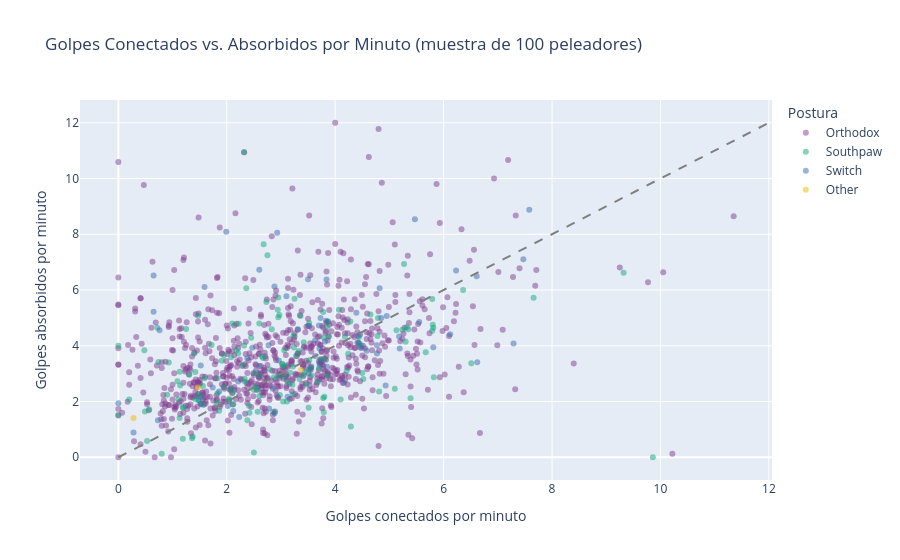

Notebook cell for this chart:
### Markdown cell above
### 5.5  Gráfico de Dispersión — Golpes Conectados vs. Absorbidos

¿Los peleadores que más golpean son también los que más castigo reciben? Cruzamos los golpes que un
peleador **conecta** por minuto contra los que **absorbe** por minuto, para ver si existe un perfil
"agresivo pero vulnerable" o si hay peleadores que golpean mucho sin recibir.

### Code cell
# ── Preparar datos: filtrar valores extremos para legibilidad ─────────────────
golpeo = df.dropna(subset=['str_landed_per_min', 'str_absorbed_per_min', 'stance']).copy()
golpeo = golpeo[
    (golpeo['str_landed_per_min'] <= 12) &
    (golpeo['str_absorbed_per_min'] <= 12) &
    (golpeo['total_fights'] >= 3)
]

# ── Muestra aleatoria para no saturar el gráfico ───────────────────────────────
golpeo = golpeo.sample(n=1000, random_state=42)

# ── Gráfico de dispersión interactivo ──────────────────────────────────────────
fig5 = px.scatter(
    golpeo,
    x='str_landed_per_min',
    y='str_absorbed_per_min',
    color='stance',
    hover_name='name',
    hover_data={'wins': True, 'losses': True},
    title='Golpes Conectados vs. Absorbidos por Minuto (muestra de 100 peleadores)',
    labels={
        'str_landed_per_min': 'Golpes conectados por minuto',
        'str_absorbed_per_min': 'Golpes absorbidos por minuto',
        'stance': 'Postura'
    },
    opacity=0.5,
    color_discrete_sequence=px.colors.qualitative.Bold,
    render_mode='svg'
)
fig5.add_shape(type='line', x0=0, y0=0, x1=12, y1=12,
               line=dict(dash='dash', color='gray'))
fig5.show()

### Figure 1 — Plotly figure (JSON) as saved in the notebook; plotly's stock layout.template omitted (floating-point values rounded to 4 significant figures; data arrays with more than 128 entries replaced by an {"elided": "..."} marker saying what was removed)
{"data": [{"customdata": {"elided": "765x2 int values"}, "hovertemplate": "<b>%{hovertext}</b><br><br>Postura=Orthodox<br>Golpes conectados por minuto=%{x}<br>Golpes absorbidos por minuto=%{y}<br>wins=%{customdata[0]}<br>losses=%{customdata[1]}<extra></extra>", "hovertext": {"elided": "765 str values"}, "legendgroup": "Orthodox", "marker": {"color": "rgb(127, 60, 141)", "opacity": 0.5, "symbol": "circle"}, "mode": "markers", "name": "Orthodox", "orientation": "v", "showlegend": true, "type": "scatter", "x": {"elided": "765 float values"}, "xaxis": "x", "y": {"elided": "765 float values"}, "yaxis": "y"}, {"customdata": {"elided": "163x2 int values"}, "hovertemplate": "<b>%{hovertext}</b><br><br>Postura=Southpaw<br>Golpes conectados por minuto=%{x}<br>Golpes absorbidos por minuto=%{y}<br>wins=%{customdata[0]}<br>losses=%{customdata[1]}<extra></extra>", "hovertext": {"elided": "163 str values"}, "legendgroup": "Southpaw", "marker": {"color": "rgb(17, 165, 121)", "opacity": 0.5, "symbol": "circle"}, "mode": "markers", "name": "Southpaw", "orientation": "v", "showlegend": true, "type": "scatter", "x": {"elided": "163 float values"}, "xaxis": "x", "y": {"elided": "163 float values"}, "yaxis": "y"}, {"customdata": {"elided": "69x2 int values"}, "hovertemplate": "<b>%{hovertext}</b><br><br>Postura=Switch<br>Golpes conectados por minuto=%{x}<br>Golpes absorbidos por minuto=%{y}<br>wins=%{customdata[0]}<br>losses=%{customdata[1]}<extra></extra>", "hovertext": ["Jean-Paul Lebosnoyani", "Aalon Cruz", "Mike van Arsdale", "Kamaru Usman", "Devin Smyth", "Kiefer Crosbie", "John Castaneda", "Korey Kuppe", "Mark Kerr", "Cameron Else", "Ben Nguyen", "Connor Matthews", "Ailin Perez", "Yuma Horiuchi", "Ronnie Lawrence", "Brandon Jenkins", "Brendan Loughnane", "Shuya Kamikubo", "Kaleio Romero", "Jay Perrin", "Shohei Nose", "Jhonoven Pati", "Steven Nguyen", "Ottman Azaitar", "Angelo Trevino", "Dricus Du Plessis", "Cheyanne Vlismas", "Shauna Bannon", "Blake Bilder", "Dylan Andrews", "Blood Diamond", "CJ Hamilton", "Shin Haraguchi", "Charles Johnson", "Jarred Brooks", "Joao Pierini", "Payton Talbott", "Damon Jackson", "Manuel Torres", "Josh Wick", "Brian Kelleher", "Brian Ortega", "Jonas Bilharinho", "Grigory Popov", "Jack May", "Tony Kelley", "Victor Altamirano", "Zachary Borrego", "Alexander Munoz", "Mickey Gall", "Amanda Cooper", "Zach Reese", "Oliver Enkamp", "Orion Cosce", "Victor Rodriguez", "Cody Chovancek", "Cody McKenzie", "Galore Bofando", "Daermisi Zhawupasi", "Mohammad Yahya", "Benito Lopez", "Hyder Amil", "Billy Pasulatan", "Jared Cannonier", "Kevin Vallejos", "Harry Hardwick", "Kalindra Faria", "Dylan Potter", "Aaron Tau"], "legendgroup": "Switch", "marker": {"color": "rgb(57, 105, 172)", "opacity": 0.5, "symbol": "circle"}, "mode": "markers", "name": "Switch", "orientation": "v", "showlegend": true, "type": "scatter", "x": [4.77, 7.58, 1.52, 4.16, 2.6, 6.61, 4.95, 0.73, 0.28, 1.99, 3.51, 4.82, 2.88, 3.73, 2.78, 2.93, 6.23, 3.83, 2.6, 3.71, 1.52, 2.88, 7.47, 4.43, 5.19, 5.18, 4.93, 3.85, 3.81, 2.21, 3.12, 2.47, 2.02, 4.77, 2.12, 0.76, 6.62, 2.96, 7.29, 0.65, 3.31, 3.84, 3.71, 3.63, 1.52, 5.55, 4.58, 0.0, 3.7, 3.5, 3.55, 4.48, 2.38, 2.77, 1.59, 2.85, 1.74, 3.63, 1.86, 3.5, 4.39, 5.81, 0.65, 4.42, 6.12, 5.47, 2.23, 3.1, 4.85], "xaxis": "x", "y": [3.72, 8.88, 1.91, 2.67, 6.73, 6.49, 5.07, 1.33, 0.89, 8.09, 3.01, 6.06, 1.58, 5.0, 1.75, 8.05, 6.7, 4.9, 3.27, 3.9, 2.17, 6.13, 7.1, 4.11, 3.9, 4.33, 2.57, 3.25, 4.15, 2.72, 2.17, 3.93, 1.84, 4.02, 1.66, 4.56, 3.41, 3.47, 4.08, 6.52, 4.59, 6.38, 3.36, 4.2, 3.29, 4.85, 3.82, 1.94, 4.73, 4.72, 3.2, 3.92, 3.55, 4.02, 6.11, 2.46, 2.5, 3.63, 2.36, 6.39, 5.18, 3.95, 5.22, 4.35, 4.41, 8.54, 1.44, 5.78, 5.0], "yaxis": "y"}, {"customdata": [[4, 2], [26, 12], [32, 22]], "hovertemplate": "<b>%{hovertext}</b><br><br>Postura=Other<br>Golpes conectados por minuto=%{x}<br>Golpes absorbidos por minuto=%{y}<br>wins=%{customdata[0]}<br>losses=%{customdata[1]}<extra></extra>", "hovertext": ["Jeff Newton", "Krzysztof Soszynski", "Xavier Foupa-Pokam"], "legendgroup": "Other", "marker": {"color": "rgb(242, 183, 1)", "opacity": 0.5, "symbol": "circle"}, "mode": "markers", "name": "Other", "orientation": "v", "showlegend": true, "type": "scatter", "x": [0.28, 3.37, 1.47], "xaxis": "x", "y": [1.41, 3.13, 2.5], "yaxis": "y"}], "layout": {"legend": {"title": {"text": "Postura"}, "tracegroupgap": 0}, "shapes": [{"line": {"color": "gray", "dash": "dash"}, "type": "line", "x0": 0, "x1": 12, "y0": 0, "y1": 12}], "title": {"text": "Golpes Conectados vs. Absorbidos por Minuto (muestra de 100 peleadores)"}, "xaxis": {"anchor": "y", "domain": [0, 1], "title": {"text": "Golpes conectados por minuto"}}, "yaxis": {"anchor": "x", "domain": [0, 1], "title": {"text": "Golpes absorbidos por minuto"}}}}
